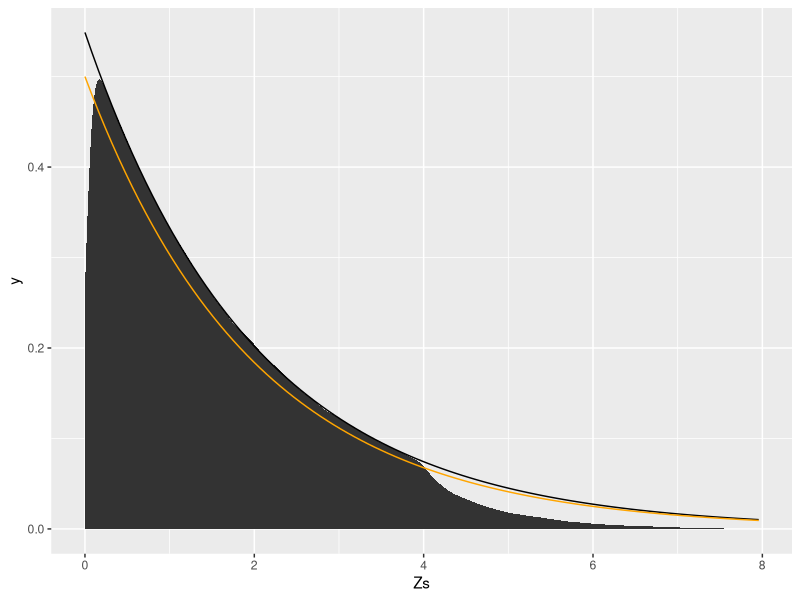

Generate this figure with R:

tdnorm <- function(x, a, b, mean = 0, sd = 1) {
  if ((x < a) | (x > b)) return(0)
  dnorm(x, mean, sd)/(pnorm(b, mean, sd) - pnorm(a, mean, sd))
}

tpnorm <- function(x, a, b, mean = 0, sd = 1) {
  if (x < a) return(0)
  if (x > b) return(1)
  (pnorm(x, mean, sd) - pnorm(a, mean, sd))/(pnorm(b, mean, sd) - pnorm(a, mean, sd))
}

tnmean <- function(a, b, mean = 0, sd = 1) {
  A <- (a - mean)/sd
  B <- (b - mean)/sd
  mean + sd*(dnorm(A) - dnorm(B))/(pnorm(B) - pnorm(A))
}

tnvar <- function(a, b, mean = 0, sd = 1) {
  A <- (a - mean)/sd
  B <- (b - mean)/sd
  BA <- pnorm(B) - pnorm(A)
  sd^2*(1 + (A*dnorm(A) - B*dnorm(B))/BA - ((dnorm(A) - dnorm(B))/BA)^2)
}

tnsqmean <- function(a, b, mean = 0, sd = 1) {
  A <- (a - mean)/sd
  B <- (b - mean)/sd
  BA <- pnorm(B) - pnorm(A)
  mean^2 + 2*mean*sd*(dnorm(A) - dnorm(B))/BA + sd^2*(1 + (A*dnorm(A) - B*dnorm(B))/BA)
}


sd <- 3
mean <- -1

Z <- sd*rnorm(10000) + mean

c(mean(Z[abs(Z) < 1]), tnmean(-1,1,mean,sd))
c(var(Z[abs(Z) < 1]), tnvar(-1,1,mean,sd))
c(mean(Z[abs(Z) < 1]^2), tnsqmean(-1,1,mean,sd))





Z1 <- rnorm(900000)
Z2 <- rnorm(900000)
Z3 <- rnorm(900000)
Z4 <- rnorm(900000)
Z5 <- rnorm(900000)
Z6 <- rnorm(900000)
Z7 <- rnorm(900000)

Z1s <- Z1[abs(Z1) < 2]
Z2s <- Z2[abs(Z2) < 2]
Z3s <- Z3[abs(Z3) < 2]
Z4s <- Z4[abs(Z4) < 2]
Z5s <- Z5[abs(Z5) < 2]
Z6s <- Z6[abs(Z6) < 2]
Z7s <- Z7[abs(Z7) < 2]

ml <- min(length(Z1s), length(Z2s)) #, length(Z3s)) , length(Z4s), length(Z5s), length(Z6s), length(Z7s))


Zs <- Z1s[1:ml]^2 + Z2s[1:ml]^2 #+ Z3s[1:ml]^2 + Z4s[1:ml]^2 + Z5s[1:ml]^2 + Z6s[1:ml]^2 + Z7s[1:ml]^2

library(tidyverse)

tdchisq <- function(x, df, C) {
  
  output <- dchisq(x, df)/pchisq(C^2, 1)^df
  
  #output <- (pchisq(C^2, 1)^df - ((pnorm(C) - pnorm(-C))^df))/2
  
  output[x > C^2] <- pchisq(C^2, 1)^df - ((pnorm(C) - pnorm(-C))^df - output[x > C^2])
  
  #output <- dchisq(x, df)/pchisq(df*C^2, df)
  output[x > df*C^2] <- 0
  return(output)
}

ggplot(data.frame(Zs), aes(Zs)) + stat_density() +
  stat_function(fun = tdchisq, args = list(df = 2, C = 2)) +
  stat_function(fun = dchisq, args = list(df = 2), color = "orange") 



Zcrit <- 7*tnsqmean(-2,2) + 1.96*sqrt(7*tnvar(-2,2))

mean(Zs > Zcrit)

quantile((Zs/7 - tnsqmean(-1,1))/sqrt(tnvar(-2,2)/7), .95)


